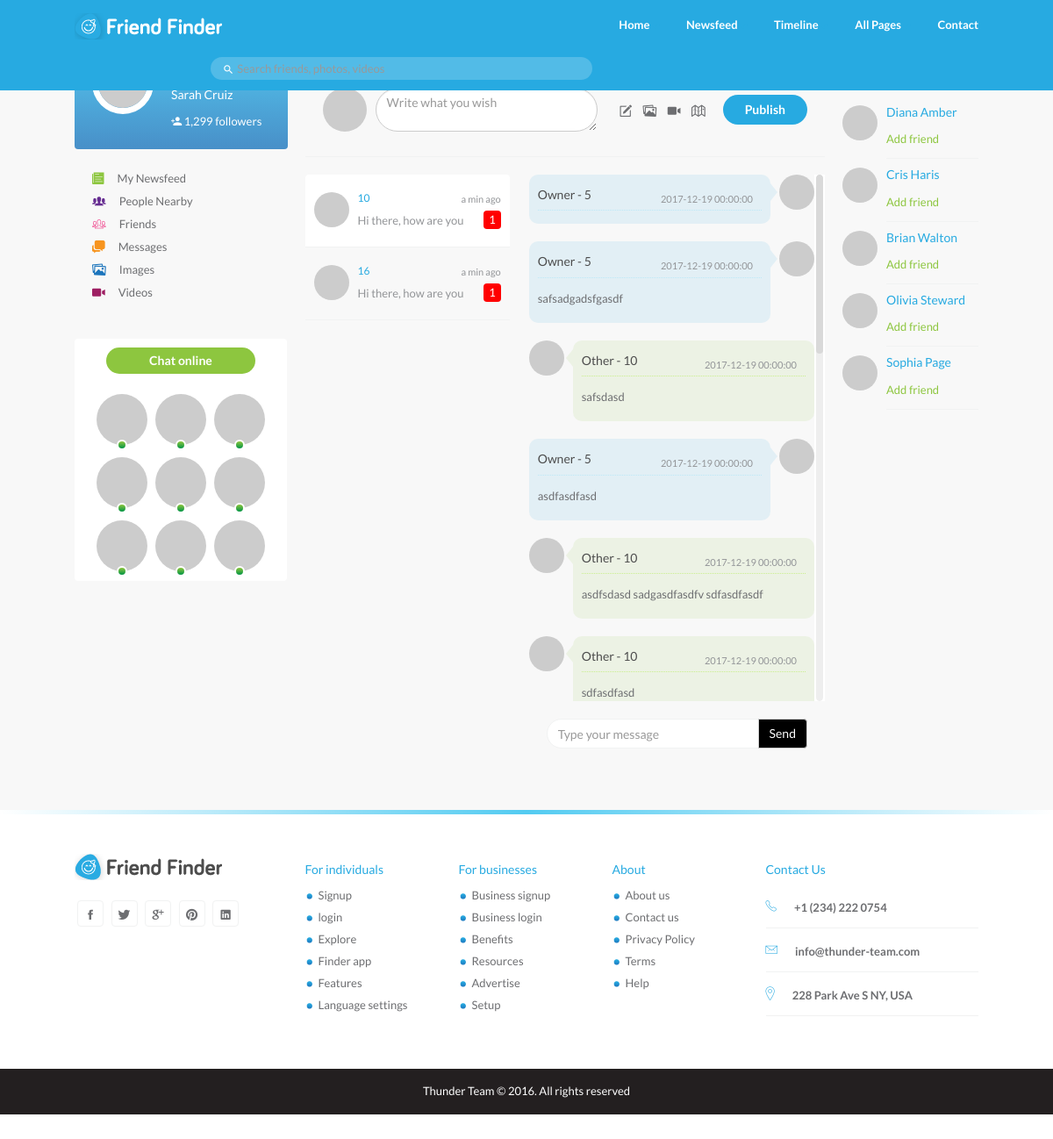
/msg.php, run on the app's committed database.
### tables this page shows
CREATE TABLE IF NOT EXISTS `msg` (
  `msg_id` int(11) NOT NULL AUTO_INCREMENT,
  `msg_sid` int(11) NOT NULL,
  `msg_rid` int(11) NOT NULL,
  `msf_desc` varchar(1000) NOT NULL,
  `msg_sdt` datetime NOT NULL,
  PRIMARY KEY (`msg_id`)
);

### msg.php (the view, shortened to what this page needs)
<!DOCTYPE html>
<html lang="en">
	<head>
		<link rel="stylesheet" href="css/bootstrap.min.css" />
    <link rel="stylesheet" href="css/jquery.scrollbar.css" />
		<link rel="stylesheet" href="css/style.css" />
		<link rel="stylesheet" href="css/ionicons.min.css" />
    <link rel="stylesheet" href="css/font-awesome.min.css" />
    <link href="css/emoji.css" rel="stylesheet">
	</head>
  <body>
		<header id="header">
      <nav class="navbar navbar-default navbar-fixed-top menu">
        <div class="container">
          <div class="navbar-header">
            <a class="navbar-brand" href="index-register.html"><img src="images/logo.png" alt="logo" /></a>
          </div>
          <div class="collapse navbar-collapse" id="bs-example-navbar-collapse-1">
            <ul class="nav navbar-nav navbar-right main-menu">
              <li class="dropdown">
                <a href="#" class="dropdown-toggle" data-toggle="dropdown" role="button" aria-haspopup="true" aria-expanded="false">Home <span><img src="images/down-arrow.png" alt="" /></span></a>
              </li>
              <li class="dropdown">
                <a href="#" class="dropdown-toggle" data-toggle="dropdown" role="button" aria-haspopup="true" aria-expanded="false">Newsfeed <span><img src="images/down-arrow.png" alt="" /></span></a>
              </li>
              <li class="dropdown">
                <a href="#" class="dropdown-toggle" data-toggle="dropdown" role="button" aria-haspopup="true" aria-expanded="false">Timeline <span><img src="images/down-arrow.png" alt="" /></span></a>
              </li>
              <li class="dropdown">
                <a href="#" class="dropdown-toggle pages" data-toggle="dropdown" role="button" aria-haspopup="true" aria-expanded="false">All Pages <span><img src="images/down-arrow.png" alt="" /></span></a>
              </li>
              <li class="dropdown"><a href="contact.html">Contact</a></li>
            </ul>
            <form class="navbar-form navbar-right hidden-sm">
              <div class="form-group">
                <i class="icon ion-android-search"></i>
                <input type="text" class="form-control" placeholder="Search friends, photos, videos">
              </div>
            </form>
          </div>
        </div>
      </nav>
    </header>
    <div id="page-contents">
    	<div class="container">
    		<div class="row">
    			<div class="col-md-3 static">
            <div class="profile-card">
            	<h5><a href="timeline.html" class="text-white">Sarah Cruiz</a></h5>
            	<a href="#" class="text-white"><i class="ion ion-android-person-add"></i> 1,299 followers</a>
            </div>
            <ul class="nav-news-feed">
              <li><i class="icon ion-ios-paper"></i><div><a href="newsfeed.html">My Newsfeed</a></div></li>
              <li><i class="icon ion-ios-people"></i><div><a href="newsfeed-people-nearby.html">People Nearby</a></div></li>
              <li><i class="icon ion-ios-people-outline"></i><div><a href="newsfeed-friends.html">Friends</a></div></li>
              <li><i class="icon ion-chatboxes"></i><div><a href="newsfeed-messages.html">Messages</a></div></li>
              <li><i class="icon ion-images"></i><div><a href="newsfeed-images.html">Images</a></div></li>
              <li><i class="icon ion-ios-videocam"></i><div><a href="newsfeed-videos.html">Videos</a></div></li>
            </ul>
            <div id="chat-block">
              <div class="title">Chat online</div>
              <ul class="online-users list-inline">
                <li><a href="newsfeed-messages.html" title="Linda Lohan"><img src="http://placehold.it/300x300" alt="user" class="img-responsive profile-photo" /><span class="online-dot"></span></a></li>
                <li><a href="newsfeed-messages.html" title="Sophia Lee"><img src="http://placehold.it/300x300" alt="user" class="img-responsive profile-photo" /><span class="online-dot"></span></a></li>
                <li><a href="newsfeed-messages.html" title="John Doe"><img src="http://placehold.it/300x300" alt="user" class="img-responsive profile-photo" /><span class="online-dot"></span></a></li>
                <li><a href="newsfeed-messages.html" title="Alexis Clark"><img src="http://placehold.it/300x300" alt="user" class="img-responsive profile-photo" /><span class="online-dot"></span></a></li>
                <li><a href="newsfeed-messages.html" title="James Carter"><img src="http://placehold.it/300x300" alt="user" class="img-responsive profile-photo" /><span class="online-dot"></span></a></li>
                <li><a href="newsfeed-messages.html" title="Robert Cook"><img src="http://placehold.it/300x300" alt="user" class="img-responsive profile-photo" /><span class="online-dot"></span></a></li>
                <li><a href="newsfeed-messages.html" title="Richard Bell"><img src="http://placehold.it/300x300" alt="user" class="img-responsive profile-photo" /><span class="online-dot"></span></a></li>
                <li><a href="newsfeed-messages.html" title="Anna Young"><img src="http://placehold.it/300x300" alt="user" class="img-responsive profile-photo" /><span class="online-dot"></span></a></li>
                <li><a href="newsfeed-messages.html" title="Julia Cox"><img src="http://placehold.it/300x300" alt="user" class="img-responsive profile-photo" /><span class="online-dot"></span></a></li>
              </ul>
            </div>
          </div>
    			<div class="col-md-7">
            <div class="create-post">
            	<div class="row">
            		<div class="col-md-7 col-sm-7">
                  <div class="form-group">
                    <img src="http://placehold.it/300x300" alt="" class="profile-photo-md" />
                    <textarea name="texts" id="exampleTextarea" cols="30" rows="1" class="form-control" placeholder="Write what you wish"></textarea>
                  </div>
                </div>
            		<div class="col-md-5 col-sm-5">
                  <div class="tools">
                    <ul class="publishing-tools list-inline">
                      <li><a href="#"><i class="ion-compose"></i></a></li>
                      <li><a href="#"><i class="ion-images"></i></a></li>
                      <li><a href="#"><i class="ion-ios-videocam"></i></a></li>
                      <li><a href="#"><i class="ion-map"></i></a></li>
                    </ul>
                    <button class="btn btn-primary pull-right">Publish</button>
                  </div>
                </div>
            	</div>
            </div>
            <div class="chat-room">
              <div  class="row">
                <div class="col-md-5">
									<?php include 'php/dbconfig.php';
									$s_id="5";
									?>
                  <ul class="nav nav-tabs contact-list scrollbar-wrapper scrollbar-outer">
										<?php
										$msgn_query=mysqli_query($connect,"select distinct(msg_sid) from `msg` where `msg_rid`='$s_id'");
										while($mnfet=mysqli_fetch_array($msgn_query)){
											$acti_query=mysqli_query($connect,"select * from `msg` where `msg_rid`='$s_id' LIMIT 1");
											$acti_fet=mysqli_fetch_array($acti_query);
											$actiid=$acti_fet['msg_sid'];
											if($mnfet['msg_sid']==$actiid){
										?>
                    <li class="active">
										<?php } else { ?>
											<li>
										<?php } ?>
                      <a href="#contact-<?php echo $mnfet['msg_sid']; ?>" data-toggle="tab">
                        <div class="contact">
                        	<img src="http://placehold.it/300x300" alt="" class="profile-photo-sm pull-left"/>
                        	<div class="msg-preview">
                        		<h6><?php echo $mnfet['msg_sid']; ?></h6>
                        		<p class="text-muted">Hi there, how are you</p>
                            <small class="text-muted">a min ago</small>
                            <div class="chat-alert">1</div>
                        	</div>
                        </div>
                      </a>
                    </li>
									<?php } ?>
                  </ul>
                </div>
                <div class="col-md-7">
                  <div class="tab-content scrollbar-wrapper wrapper scrollbar-outer">
										<?php
										$msg_query=mysqli_query($connect,"select distinct(msg_sid) from `msg` where `msg_rid`='$s_id'");
										while($mfet=mysqli_fetch_array($msg_query)){
											$sid=$mfet['msg_sid'];
											$act_query=mysqli_query($connect,"select * from `msg` where `msg_rid`='$s_id' LIMIT 1");
											$act_fet=mysqli_fetch_array($act_query);
											$actid=$act_fet['msg_sid'];
											if($sid==$actid){
										?>
                    <div class="tab-pane active" id="contact-<?php echo $mfet['msg_sid'] ?>">
										<?php } else { ?>
											<div class="tab-pane" id="contact-<?php echo $mfet['msg_sid'] ?>">
									<?php	} ?>
                      <div class="chat-body">
                      	<ul class="chat-message">
													<?php
													$msg_body=mysqli_query($connect,"select * from `msg` where `msg_sid`='$sid' and `msg_rid`='$s_id' or `msg_sid`='$s_id' and `msg_rid`='$sid' order by msg_id");
													while($msg_bfet=mysqli_fetch_array($msg_body)){
														$msgid=$msg_bfet['msg_sid'];
													 ?>
													<?php if($msgid == $sid)
													{
													 ?>
                      		<li class="left">
                      			<img src="http://placehold.it/300x300" alt="" class="profile-photo-sm pull-left" />
                      			<div class="chat-item">
                              <div class="chat-item-header">
                              	<h5> Other - <?php echo $msg_bfet['msg_sid'] ?></h5>
                              	<small class="text-muted"><?php echo $msg_bfet['msg_sdt'] ?></small>
                              </div>
                              <p><?php echo $msg_bfet['msf_desc'] ?></p>
                            </div>
                      		</li>
												<?php
											  }
												else if($msgid == $s_id)
												{
													?>
													<li class="right">
                      			<img src="http://placehold.it/300x300" alt="" class="profile-photo-sm pull-right" />
                      			<div class="chat-item">
                              <div class="chat-item-header">
                              	<h5>Owner - <?php echo $msg_bfet['msg_sid'] ?></h5>
                              	<small class="text-muted"><?php echo $msg_bfet['msg_sdt'] ?></small>
                              </div>
                              <p><?php echo $msg_bfet['msf_desc'] ?></p>
                            </div>
                      		</li>
												<?php
											}
											} ?>
                      	</ul>
                      </div>
                    </div>
									<?php } ?>
                  </div>
<form class="form form-contol" action="" method="post">
                  <div class="send-message">
                    <div class="input-group">
                      <input type="text" class="form-control" name="msg_body" placeholder="Type your message">
                      <span class="input-group-btn">
                        <button class="btn btn-default" name="send_msg"  type="submit">Send</button>
                      </span>
                    </div>
                  </div>
                </form>
                </div>
                <div class="clearfix"></div>
              </div>
            </div>
          </div>
    			<div class="col-md-2 static">
            <div class="suggestions" id="sticky-sidebar">
              <h4 class="grey">Who to Follow</h4>
              <div class="follow-user">
                <img src="http://placehold.it/300x300" alt="" class="profile-photo-sm pull-left" />
                <div>
                  <h5><a href="timeline.html">Diana Amber</a></h5>
                  <a href="#" class="text-green">Add friend</a>
                </div>
              </div>
              <div class="follow-user">
                <img src="http://placehold.it/300x300" alt="" class="profile-photo-sm pull-left" />
                <div>
                  <h5><a href="timeline.html">Cris Haris</a></h5>
                  <a href="#" class="text-green">Add friend</a>
                </div>
              </div>
              <div class="follow-user">
                <img src="http://placehold.it/300x300" alt="" class="profile-photo-sm pull-left" />
                <div>
                  <h5><a href="timeline.html">Brian Walton</a></h5>
                  <a href="#" class="text-green">Add friend</a>
                </div>
              </div>
              <div class="follow-user">
                <img src="http://placehold.it/300x300" alt="" class="profile-photo-sm pull-left" />
                <div>
                  <h5><a href="timeline.html">Olivia Steward</a></h5>
                  <a href="#" class="text-green">Add friend</a>
                </div>
              </div>
              <div class="follow-user">
                <img src="http://placehold.it/300x300" alt="" class="profile-photo-sm pull-left" />
                <div>
                  <h5><a href="timeline.html">Sophia Page</a></h5>
                  <a href="#" class="text-green">Add friend</a>
                </div>
              </div>
            </div>
          </div>
    		</div>
    	</div>
    </div>
    <footer id="footer">
      <div class="container">
      	<div class="row">
          <div class="footer-wrapper">
            <div class="col-md-3 col-sm-3">
              <a href=""><img src="images/logo-black.png" alt="" class="footer-logo" /></a>
              <ul class="list-inline social-icons">
              	<li><a href="#"><i class="icon ion-social-facebook"></i></a></li>
              	<li><a href="#"><i class="icon ion-social-twitter"></i></a></li>
              	<li><a href="#"><i class="icon ion-social-googleplus"></i></a></li>
              	<li><a href="#"><i class="icon ion-social-pinterest"></i></a></li>
              	<li><a href="#"><i class="icon ion-social-linkedin"></i></a></li>
              </ul>
            </div>
            <div class="col-md-2 col-sm-2">
              <h5>For individuals</h5>
              <ul class="footer-links">
                <li><a href="">Signup</a></li>
                <li><a href="">login</a></li>
                <li><a href="">Explore</a></li>
                <li><a href="">Finder app</a></li>
                <li><a href="">Features</a></li>
                <li><a href="">Language settings</a></li>
              </ul>
            </div>
            <div class="col-md-2 col-sm-2">
              <h5>For businesses</h5>
              <ul class="footer-links">
                <li><a href="">Business signup</a></li>
                <li><a href="">Business login</a></li>
                <li><a href="">Benefits</a></li>
                <li><a href="">Resources</a></li>
                <li><a href="">Advertise</a></li>
                <li><a href="">Setup</a></li>
              </ul>
            </div>
            <div class="col-md-2 col-sm-2">
              <h5>About</h5>
              <ul class="footer-links">
                <li><a href="">About us</a></li>
                <li><a href="">Contact us</a></li>
                <li><a href="">Privacy Policy</a></li>
                <li><a href="">Terms</a></li>
                <li><a href="">Help</a></li>
              </ul>
            </div>
            <div class="col-md-3 col-sm-3">
              <h5>Contact Us</h5>
              <ul class="contact">
                <li><i class="icon ion-ios-telephone-outline"></i>+1 (234) 222 0754</li>
                <li><i class="icon ion-ios-email-outline"></i>info@thunder-team.com</li>
                <li><i class="icon ion-ios-location-outline"></i>228 Park Ave S NY, USA</li>
              </ul>
            </div>
          </div>
      	</div>
      </div>
      <div class="copyright">
        <p>Thunder Team © 2016. All rights reserved</p>
      </div>
		</footer>
  </body>
</html>

### data on the page
msg: msg_sid "5", msg_sdt "2017-12-19 00:00:00"
msg: msg_sid "5", msg_sdt "2017-12-19 00:00:00", msf_desc "safsadgadsfgasdf"
msg: msg_sid "10", msg_sdt "2017-12-19 00:00:00", msf_desc "safsdasd"
msg: msg_sid "5", msg_sdt "2017-12-19 00:00:00", msf_desc "asdfasdfasd"
msg: msg_sid "10", msg_sdt "2017-12-19 00:00:00", msf_desc "asdfsdasd sadgasdfasdfv sdfasdfasdf"
msg: msg_sid "10", msg_sdt "2017-12-19 00:00:00", msf_desc "sdfasdfasd"

### other printed values
$mnfet['msg_sid'] "10"
$mnfet['msg_sid'] "16"
